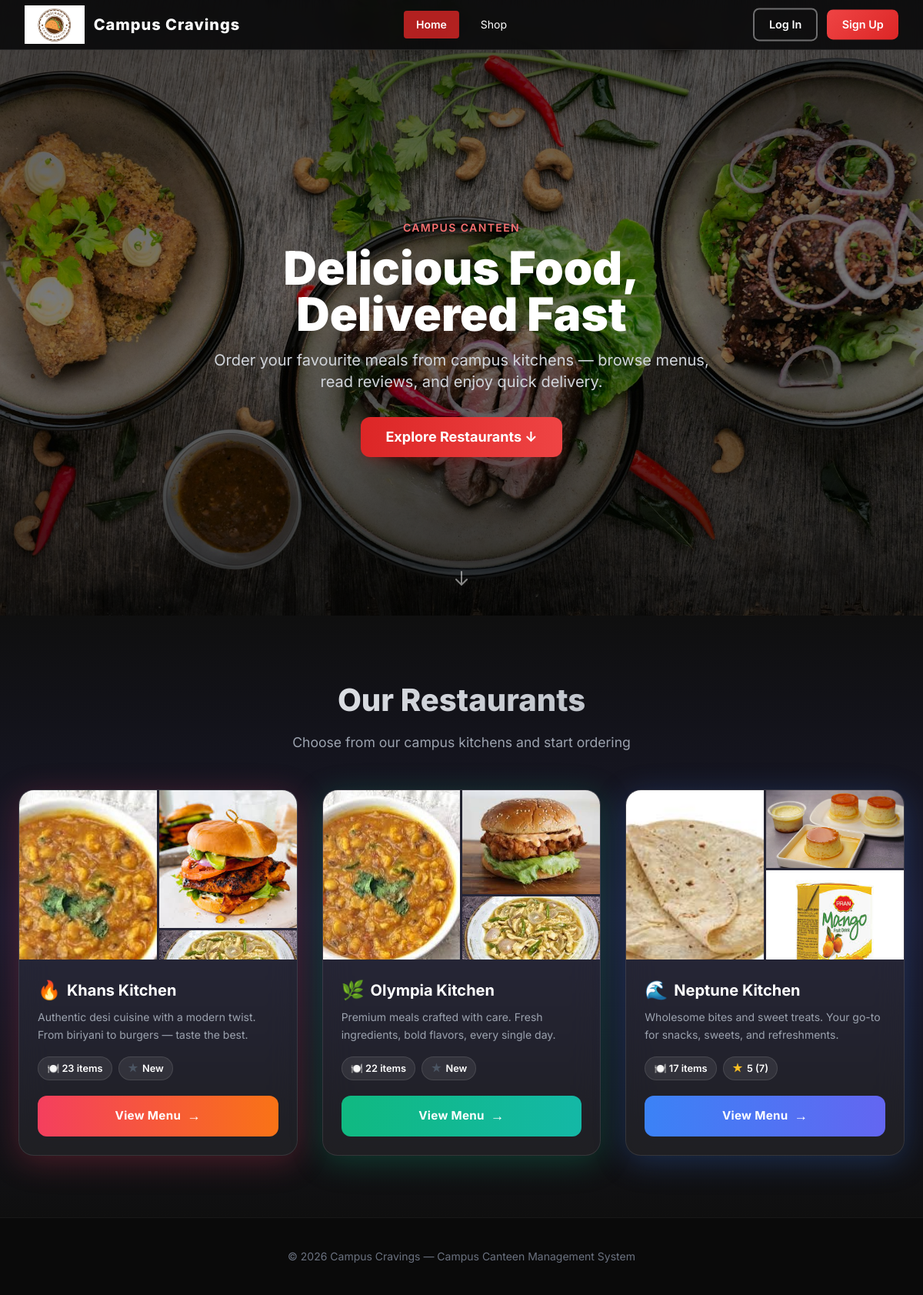
The page / on the database its author committed.
### tables this page shows
CREATE TABLE `shop` (
  `shop_id` int(11) NOT NULL,
  `shop_name` varchar(255) NOT NULL,
  `password` varchar(255) NOT NULL
);

### index.php (the view, shortened to what this page needs)
<?php
require_once __DIR__ . '/config/db_connection.php';
$isLoggedIn = isset($_SESSION['usertype']) && $_SESSION['usertype'] === 'customer';
$displayName = '';
$profilePic = null;
$initials = 'C';
$shops = [];
$shopResult = $conn->query("SELECT shop_id, shop_name FROM shop ORDER BY shop_id");
if ($shopResult) {
    while ($row = $shopResult->fetch_assoc()) {
        $shopName = $row['shop_name'];
        $itemCount = 0;
        $countResult = $conn->query("SELECT COUNT(*) as cnt FROM `" . $conn->real_escape_string($shopName) . "` WHERE is_available = 1");
        if ($countResult) {
            $countRow = $countResult->fetch_assoc();
            $itemCount = (int) $countRow['cnt'];
        }
        $avgRating = 0;
        $reviewCount = 0;
        $ratingResult = $conn->query("SELECT AVG(rating) as avg_rating, COUNT(*) as review_count FROM product_reviews WHERE kitchen = '" . $conn->real_escape_string($shopName) . "'");
        if ($ratingResult) {
            $ratingRow = $ratingResult->fetch_assoc();
            $avgRating = round((float) $ratingRow['avg_rating'], 1);
            $reviewCount = (int) $ratingRow['review_count'];
        }
        $images = [];
        $imgResult = $conn->query("SELECT image FROM `" . $conn->real_escape_string($shopName) . "` WHERE is_available = 1 AND image IS NOT NULL ORDER BY RAND() LIMIT 3");
        if ($imgResult) {
            while ($imgRow = $imgResult->fetch_assoc()) {
                $images[] = $imgRow['image'];
            }
        }
        $shops[] = [
            'id'           => $row['shop_id'],
            'name'         => $shopName,
            'display_name' => ucfirst($shopName) . ' Kitchen',
            'item_count'   => $itemCount,
            'avg_rating'   => $avgRating,
            'review_count' => $reviewCount,
            'images'       => $images,
        ];
    }
}
$shopMeta = [
    'khans' => [
        'desc'     => 'Authentic desi cuisine with a modern twist. From biriyani to burgers — taste the best.',
        'gradient' => 'from-rose-500 to-orange-500',
        'glow'     => 'rgba(244,63,94,0.25)',
        'icon'     => '🔥',
    ],
    'olympia' => [
        'desc'     => 'Premium meals crafted with care. Fresh ingredients, bold flavors, every single day.',
        'gradient' => 'from-emerald-500 to-teal-500',
        'glow'     => 'rgba(16,185,129,0.25)',
        'icon'     => '🌿',
    ],
    'neptune' => [
        'desc'     => 'Wholesome bites and sweet treats. Your go-to for snacks, sweets, and refreshments.',
        'gradient' => 'from-blue-500 to-indigo-500',
        'glow'     => 'rgba(59,130,246,0.25)',
        'icon'     => '🌊',
    ],
];
?>
<!DOCTYPE html>
<html lang="en">
<head>
  <script src="https://cdn.tailwindcss.com"></script>
</head>
<body class="bg-[#0f0f0f] text-white">
  <header>
    <div class="relative h-16 max-w-7xl mx-auto px-4">
      <div class="logo-section">
        <a href="./index.php">
          <img src="./resources/logo.jpg" alt="Campus Cravings" class="campus-cravings-logo" />
          <span class="brand-text">Campus Cravings</span>
        </a>
      </div>
      <nav class="nav-buttons">
        <a href="./index.php" class="px-4 py-2 bg-red-600 bg-opacity-80 rounded text-sm text-white font-semibold">Home</a>
        <div class="relative group">
          <button class="px-4 py-2 rounded text-sm hover:bg-red-600 hover:bg-opacity-80 text-white transition">Shop</button>
        </div>
      </nav>
      <div class="profile-section">
        <?php if ($isLoggedIn): ?>
          <div class="relative" id="profileRoot">
            <button id="profileBtn" class="flex items-center gap-2 p-1 rounded focus:outline-none">
              <?php if (!empty($profilePic)): ?>
                <img src="<?= htmlspecialchars($profilePic) ?>" alt="Profile" class="w-10 h-10 rounded-full object-cover border border-gray-600" />
              <?php else: ?>
                <div class="initials-circle"><?= htmlspecialchars($initials) ?></div>
              <?php endif; ?>
              <span class="hidden sm:inline-block text-sm"><?= htmlspecialchars($displayName) ?></span>
            </button>
            <div id="profileMenu" class="profile-menu absolute right-0 mt-2 w-48 bg-gray-900 bg-opacity-95 rounded-lg border border-gray-800 text-left">
              <a href="./customer/navbar.php" class="block px-4 py-2.5 text-gray-100 hover:bg-gray-800 hover:bg-opacity-70">Dashboard</a>
              <a href="./customer/profile.php" class="block px-4 py-2.5 text-gray-100 hover:bg-gray-800 hover:bg-opacity-70">Profile</a>
              <a href="./customer/cart.php" class="block px-4 py-2.5 text-gray-100 hover:bg-gray-800 hover:bg-opacity-70">Cart</a>
              <a href="./customer/logout.php" class="block px-4 py-2.5 text-red-200 hover:bg-gray-800 hover:bg-opacity-70">Log out</a>
            </div>
          </div>
        <?php else: ?>
          <div class="flex items-center gap-3">
            <a href="./login.php" class="auth-btn auth-btn-outline">Log In</a>
            <a href="./sign_up.php" class="auth-btn auth-btn-solid">Sign Up</a>
          </div>
        <?php endif; ?>
      </div>
    </div>
  </header>
  <section id="hero" class="hero">
    <div class="hero-bg"></div>
    <div class="hero-overlay"></div>
    <div class="hero-content">
      <div class="max-w-4xl mx-auto px-4 text-center">
        <?php if ($isLoggedIn): ?>
          <p class="text-red-400 font-semibold text-sm uppercase tracking-widest mb-3">Welcome back</p>
          <h1 class="text-4xl sm:text-6xl font-black mb-4 leading-tight"><?= htmlspecialchars($displayName) ?> 👋</h1>
        <?php else: ?>
          <p class="text-red-400 font-semibold text-sm uppercase tracking-widest mb-3">Campus Canteen</p>
          <h1 class="text-4xl sm:text-6xl font-black mb-4 leading-tight">Delicious Food,<br>Delivered Fast</h1>
        <?php endif; ?>
        <p class="text-gray-300 text-lg sm:text-xl mb-8 max-w-2xl mx-auto">Order your favourite meals from campus kitchens — browse menus, read reviews, and enjoy quick delivery.</p>
        <a href="#restaurants" class="inline-flex items-center gap-2 bg-gradient-to-r from-red-600 to-red-500 text-white font-bold py-3 px-8 rounded-xl text-lg hover:from-red-500 hover:to-red-400 transition-all shadow-lg shadow-red-900/30">
          Explore Restaurants ↓
        </a>
      </div>
    </div>
    <div class="scroll-indicator">
      <svg width="30" height="30" viewBox="0 0 30 30" fill="none">
        <path d="M15 5v15M8 15l7 7 7-7" stroke="rgba(255,255,255,0.5)" stroke-width="2" stroke-linecap="round" stroke-linejoin="round"/>
      </svg>
    </div>
  </section>
  <section id="restaurants" class="shops-section">
    <div class="max-w-6xl mx-auto">
      <h2 class="section-title">Our Restaurants</h2>
      <p class="section-subtitle mb-12">Choose from our campus kitchens and start ordering</p>
      <div class="grid md:grid-cols-2 lg:grid-cols-3 gap-8">
        <?php foreach ($shops as $shop):
          $meta = $shopMeta[$shop['name']] ?? [
              'desc' => 'Great food available here.',
              'gradient' => 'from-gray-500 to-gray-600',
              'glow' => 'rgba(156,163,175,0.25)',
              'icon' => '🍽️',
          ];
          $folderName = ucfirst($shop['name']);
          $isLegacy = in_array($shop['name'], ['khans', 'olympia', 'neptune']);
          $shopUrl = $isLegacy ? "./customer/" . htmlspecialchars($shop['name']) . ".php" : "./customer/shop.php?name=" . urlencode($shop['name']);
        ?>
          <a href="<?= $shopUrl ?>" class="shop-card block" style="box-shadow: 0 8px 40px <?= $meta['glow'] ?>;">
            <div class="card-image-grid">
              <?php if (count($shop['images']) >= 3): ?>
                <img src="./resources/<?= $folderName ?>/<?= rawurlencode($shop['images'][0]) ?>" alt="" loading="lazy" />
                <img src="./resources/<?= $folderName ?>/<?= rawurlencode($shop['images'][1]) ?>" alt="" loading="lazy" />
                <img src="./resources/<?= $folderName ?>/<?= rawurlencode($shop['images'][2]) ?>" alt="" loading="lazy" />
              <?php elseif (count($shop['images']) >= 1): ?>
                <img src="./resources/<?= $folderName ?>/<?= rawurlencode($shop['images'][0]) ?>" alt="" loading="lazy" style="grid-row:1/3; grid-column:1/3;" />
              <?php else: ?>
                <div class="bg-gradient-to-br <?= $meta['gradient'] ?> flex items-center justify-center text-5xl" style="grid-row:1/3; grid-column:1/3;"><?= $meta['icon'] ?></div>
              <?php endif; ?>
            </div>
            <div class="card-body">
              <div class="flex items-center gap-2 mb-2">
                <span class="text-2xl"><?= $meta['icon'] ?></span>
                <h3 class="text-xl font-bold text-white"><?= htmlspecialchars($shop['display_name']) ?></h3>
              </div>
              <p class="text-gray-400 text-sm mb-4 leading-relaxed"><?= $meta['desc'] ?></p>
              <div class="flex flex-wrap gap-2 mb-5">
                <span class="stat-badge">
                  🍽️ <?= $shop['item_count'] ?> items
                </span>
                <?php if ($shop['review_count'] > 0): ?>
                  <span class="stat-badge">
                    <span class="star">★</span> <?= $shop['avg_rating'] ?> (<?= $shop['review_count'] ?>)
                  </span>
                <?php else: ?>
                  <span class="stat-badge">
                    <span class="star-empty">★</span> New
                  </span>
                <?php endif; ?>
              </div>
              <div class="cta-btn bg-gradient-to-r <?= $meta['gradient'] ?>">
                View Menu
              </div>
            </div>
          </a>
        <?php endforeach; ?>
      </div>
    </div>
  </section>
  <footer>
    <p class="text-sm">© <?= date('Y') ?> Campus Cravings — Campus Canteen Management System</p>
  </footer>
</body>
</html>

### index.php (style rules this page uses)
*, *::before, *::after { box-sizing: border-box; }
body { font-family: 'Inter', sans-serif; margin: 0; }
header { position: fixed; top: 0; left: 0; right: 0; z-index: 50; background: rgba(10, 10, 12, 0.9) !important; backdrop-filter: blur(12px) !important; -webkit-backdrop-filter: blur(12px) !important; border-bottom: 1px solid rgba(255, 255, 255, 0.1) !important; }
.logo-section { position: absolute; left: 2rem; top: 50%; transform: translateY(-50%); }
.logo-section a { display: flex; align-items: center; gap: 0.75rem; text-decoration: none; }
.brand-text { font-size: 1.25rem; font-weight: 800; color: #ffffff; letter-spacing: 0.05em; transition: color 0.3s ease; }
.profile-section { position: absolute; right: 2rem; top: 50%; transform: translateY(-50%); }
.campus-cravings-logo { height: 50px; width: auto; transition: transform .3s ease; }
.nav-buttons { display: none; }
@media (min-width: 768px) { .nav-buttons { display: flex; position: absolute; left: 50%; top: 50%; transform: translate(-50%, -50%); gap: .75rem; } }
.hero { min-height: 100vh; position: relative; overflow: hidden; }
.hero-bg { position: absolute; inset: 0; background-image: url('./resources/Homepage/Home_HD.jpg'); background-size: cover; background-position: center; z-index: 0; animation: kenBurns 24s ease-in-out infinite; }
.hero-overlay { position: absolute; inset: 0; background: linear-gradient(180deg, rgba(0,0,0,0.65) 0%, rgba(0,0,0,0.45) 50%, rgba(0,0,0,0.80) 100%); z-index: 1; }
.hero-content { position: relative; z-index: 2; min-height: 100vh; display: flex; align-items: center; justify-content: center; padding-top: 5rem; }
.scroll-indicator { position: absolute; bottom: 2rem; left: 50%; transform: translateX(-50%); z-index: 3; animation: bounceDown 2s infinite; }
.shop-card { background: rgba(255,255,255,0.06); backdrop-filter: blur(20px); -webkit-backdrop-filter: blur(20px); border: 1px solid rgba(255,255,255,0.1); border-radius: 1.25rem; overflow: hidden; transition: transform .35s cubic-bezier(.25,.8,.25,1), box-shadow .35s ease; cursor: pointer; }
.card-image-grid { display: grid; grid-template-columns: 1fr 1fr; grid-template-rows: 1fr 1fr; height: 220px; gap: 3px; overflow: hidden; }
.card-image-grid img:first-child { grid-row: 1 / 3; object-fit: cover; width: 100%; height: 100%; }
.card-image-grid img { object-fit: cover; width: 100%; height: 100%; }
.card-body { padding: 1.5rem; }
.star { color: #fbbf24; }
.star-empty { color: #4b5563; }
.stat-badge { display: inline-flex; align-items: center; gap: .35rem; padding: .3rem .7rem; border-radius: 100px; font-size: .8rem; font-weight: 600; background: rgba(255,255,255,0.08); border: 1px solid rgba(255,255,255,0.1); }
.cta-btn { display: inline-flex; align-items: center; justify-content: center; gap: .5rem; width: 100%; padding: .85rem 1.5rem; border-radius: .75rem; font-weight: 700; font-size: .95rem; letter-spacing: .02em; color: #fff; border: none; cursor: pointer; transition: all .25s ease; }
.cta-btn::after { content: '→'; font-size: 1.1rem; transition: transform .2s ease; }
.auth-btn { padding: .55rem 1.2rem; border-radius: .5rem; font-weight: 600; font-size: .9rem; transition: all .2s ease; text-decoration: none; }
.auth-btn-outline { border: 2px solid rgba(255,255,255,.4); color: #fff; background: transparent; }
.auth-btn-solid { background: linear-gradient(135deg, #ef4444, #dc2626); color: #fff; border: none; }
.shops-section { background: linear-gradient(180deg, #0f0f0f 0%, #1a1a2e 50%, #0f0f0f 100%); padding: 5rem 1rem; }
.section-title { font-size: 2.5rem; font-weight: 800; text-align: center; background: linear-gradient(135deg, #fff, #9ca3af); -webkit-background-clip: text; -webkit-text-fill-color: transparent; background-clip: text; }
.section-subtitle { text-align: center; color: #9ca3af; font-size: 1.1rem; margin-top: .75rem; }
footer { background: #0a0a0a; border-top: 1px solid rgba(255,255,255,.06); padding: 2.5rem 1rem; text-align: center; color: #6b7280; }

### rows shown on the page
shop: shows a picture, shop_name "🔥", display_name "Khans Kitchen", shop_name "Authentic desi cuisine with a modern twist. From biriyani to burgers — taste the best.", item_count "23", shows "New"
shop: shows a picture, shop_name "🌿", display_name "Olympia Kitchen", shop_name "Premium meals crafted with care. Fresh ingredients, bold flavors, every single day.", item_count "22", shows "New"
shop: shows a picture, shop_name "🌊", display_name "Neptune Kitchen", shop_name "Wholesome bites and sweet treats. Your go-to for snacks, sweets, and refreshments.", item_count "17", avg_rating "5", review_count "7"
